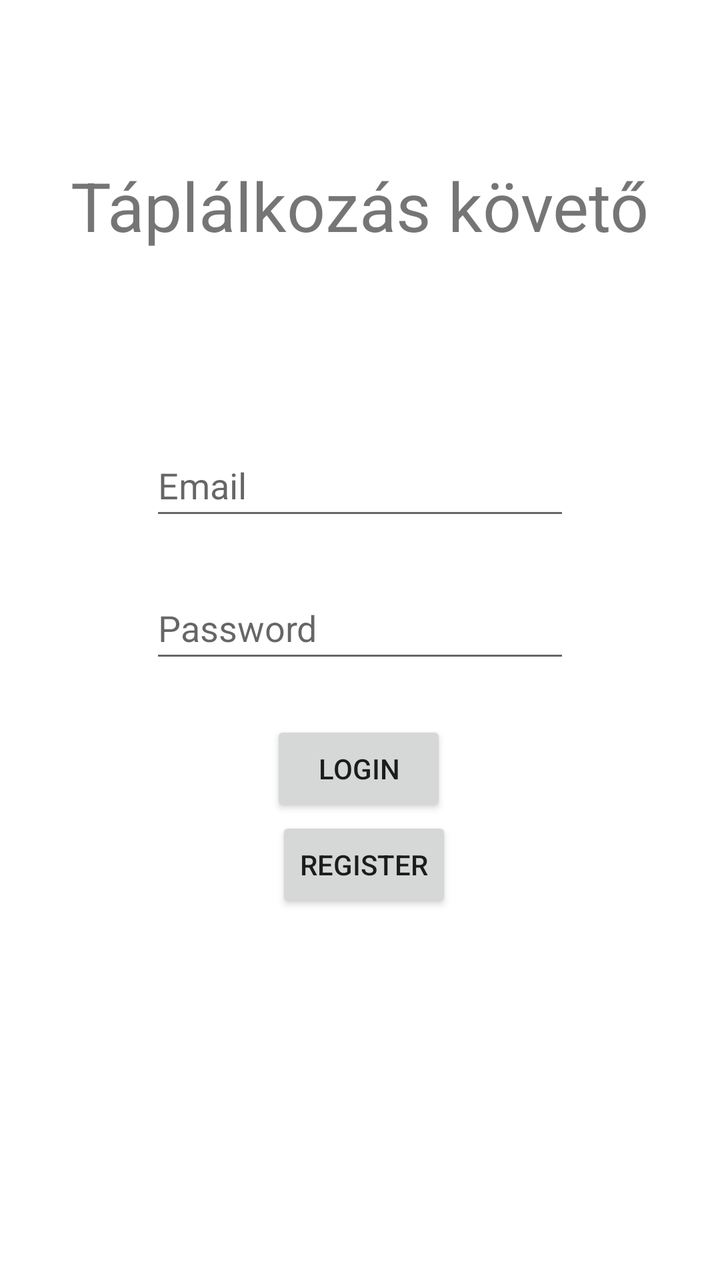
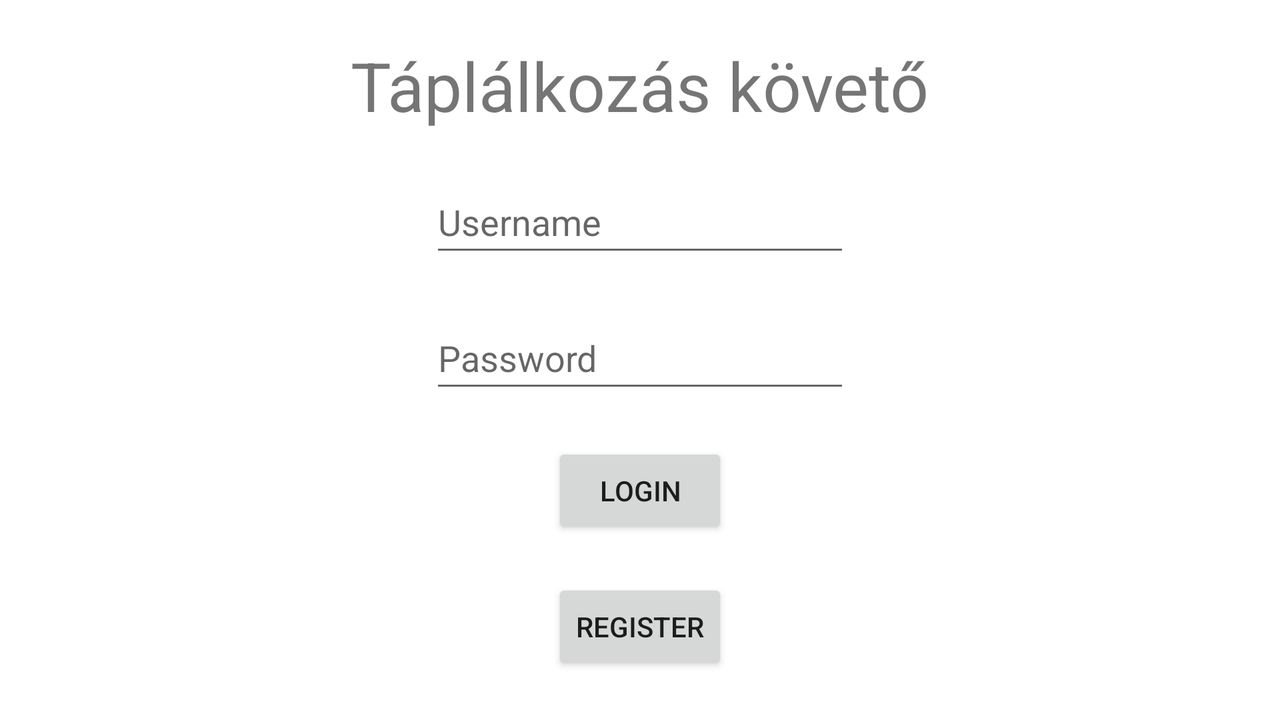

An Android layout and its configuration variant, each rendered on a device that would load it. The default file and the variant file are quoted in full after the pictures.
<!-- AndroidManifest.xml: application theme Theme.TaplalkozasKoveto -->
<!-- res/layout/activity_main.xml -->
<?xml version="1.0" encoding="utf-8"?>
<ScrollView
    xmlns:android="http://schemas.android.com/apk/res/android"
    xmlns:tools="http://schemas.android.com/tools"
    android:layout_width="fill_parent"
    android:layout_height="fill_parent">
<androidx.constraintlayout.widget.ConstraintLayout
    xmlns:app="http://schemas.android.com/apk/res-auto"
    android:layout_width="match_parent"
    android:layout_height="wrap_content"
    tools:context=".MainActivity">

    <TextView
        android:id="@+id/textView"
        android:layout_width="wrap_content"
        android:layout_height="wrap_content"
        android:text="@string/taplalkozas_koveto"
        android:textSize="34sp"
        app:layout_constraintBottom_toBottomOf="parent"
        app:layout_constraintLeft_toLeftOf="parent"
        app:layout_constraintRight_toRightOf="parent"
        app:layout_constraintTop_toTopOf="parent"
        app:layout_constraintVertical_bias="0.195" />

    <EditText
        android:id="@+id/editTextEmail"
        android:layout_width="wrap_content"
        android:layout_height="wrap_content"
        android:ems="10"
        android:hint="@string/email"
        android:inputType="textEmailAddress"
        android:minHeight="48dp"
        app:layout_constraintBottom_toBottomOf="parent"
        app:layout_constraintEnd_toEndOf="parent"
        app:layout_constraintStart_toStartOf="parent"
        app:layout_constraintTop_toBottomOf="@+id/textView"
        app:layout_constraintVertical_bias="0.323"
        android:autofillHints="" />

    <EditText
        android:id="@+id/editTextPassword"
        android:layout_width="210dp"
        android:layout_height="wrap_content"
        android:ems="10"
        android:hint="@string/password"
        android:inputType="textPassword"
        android:minHeight="48dp"
        app:layout_constraintBottom_toBottomOf="parent"
        app:layout_constraintEnd_toEndOf="parent"
        app:layout_constraintStart_toStartOf="parent"
        app:layout_constraintTop_toBottomOf="@+id/editTextEmail"
        app:layout_constraintVertical_bias="0.164"
        android:autofillHints="" />

    <Button
        android:id="@+id/buttonLogin"
        android:onClick="login"
        android:layout_width="wrap_content"
        android:layout_height="wrap_content"
        android:layout_marginTop="24dp"
        android:text="@string/login"
        app:layout_constraintEnd_toEndOf="parent"
        app:layout_constraintHorizontal_bias="0.498"
        app:layout_constraintStart_toStartOf="parent"
        app:layout_constraintTop_toBottomOf="@+id/editTextPassword"
        tools:ignore="UsingOnClickInXml" />

    <Button
        android:id="@+id/buttonRegister"
        android:onClick="register"
        android:layout_width="wrap_content"
        android:layout_height="wrap_content"
        android:text="@string/register"
        app:layout_constraintBottom_toBottomOf="parent"
        app:layout_constraintEnd_toEndOf="parent"
        app:layout_constraintHorizontal_bias="0.507"
        app:layout_constraintStart_toStartOf="parent"
        app:layout_constraintTop_toBottomOf="@+id/buttonLogin"
        app:layout_constraintVertical_bias="0.077"
        tools:ignore="UsingOnClickInXml" />

</androidx.constraintlayout.widget.ConstraintLayout>
</ScrollView>
<!-- resources referenced by this layout -->
<resources>
  <string name="email">Email</string>
  <string name="login">Login</string>
  <string name="password">Password</string>
  <string name="register">Register</string>
  <string name="taplalkozas_koveto">Táplálkozás követő</string>
  <style name="Theme.TaplalkozasKoveto" parent="Theme.MaterialComponents.DayNight.DarkActionBar">
          
          <item name="colorPrimary">@color/purple_500</item>
          <item name="colorPrimaryVariant">@color/purple_700</item>
          <item name="colorOnPrimary">@color/white</item>
          
          <item name="colorSecondary">@color/teal_200</item>
          <item name="colorSecondaryVariant">@color/teal_700</item>
          <item name="colorOnSecondary">@color/black</item>
          
          <item name="android:statusBarColor" tools:targetApi="l">?attr/colorPrimaryVariant</item>
          
      </style>
</resources>
<!-- res/layout-land/activity_main.xml (the author's variant of the layout above) -->
<!-- drawn on the phone turned sideways -->
<?xml version="1.0" encoding="utf-8"?>
<ScrollView
    xmlns:android="http://schemas.android.com/apk/res/android"
    android:layout_width="fill_parent"
    android:layout_height="fill_parent">
<LinearLayout
    xmlns:app="http://schemas.android.com/apk/res-auto"
    xmlns:tools="http://schemas.android.com/tools"
    android:layout_width="match_parent"
    android:layout_height="wrap_content"
    android:orientation="vertical"
    tools:context=".MainActivity">


    <TextView
        android:id="@+id/textView"
        android:layout_width="wrap_content"
        android:layout_height="wrap_content"
        android:layout_gravity="center"
        android:layout_marginTop="20dp"
        android:text="@string/taplalkozas_koveto"
        android:textSize="34sp" />

    <EditText
        android:id="@+id/editTextUsername"
        android:layout_width="wrap_content"
        android:layout_height="wrap_content"
        android:layout_marginTop="20dp"
        android:layout_gravity="center"
        android:ems="10"
        android:hint="@string/username"
        android:inputType="text"
        android:minHeight="48dp" />

    <EditText
        android:id="@+id/editTextPassword"
        android:layout_width="210dp"
        android:layout_height="wrap_content"
        android:ems="10"
        android:hint="@string/password"
        android:inputType="textPassword"
        android:minHeight="48dp"
        android:layout_marginTop="20dp"
        android:layout_gravity="center"/>

    <Button
        android:id="@+id/buttonLogin"
        android:onClick="login"
        android:layout_width="wrap_content"
        android:layout_height="wrap_content"
        android:layout_marginTop="20dp"
        android:layout_gravity="center"
        android:text="@string/login"
       />

    <Button
        android:id="@+id/buttonRegister"
        android:onClick="register"
        android:layout_width="wrap_content"
        android:layout_height="wrap_content"
        android:text="@string/register"
        app:layout_constraintBottom_toBottomOf="parent"
        app:layout_constraintEnd_toEndOf="parent"
        app:layout_constraintHorizontal_bias="0.507"
        app:layout_constraintStart_toStartOf="parent"
        app:layout_constraintTop_toBottomOf="@+id/buttonLogin"
        app:layout_constraintVertical_bias="0.077"
        android:layout_marginTop="20dp"
        android:layout_gravity="center"/>

</LinearLayout>
</ScrollView>
<!-- resources referenced by the variant -->
<!-- as the phone turned sideways resolves them -->
<resources>
  <string name="login">Login</string>
  <string name="password">Password</string>
  <string name="register">Register</string>
  <string name="taplalkozas_koveto">Táplálkozás követő</string>
  <string name="username">Username</string>
  <style name="Theme.TaplalkozasKoveto" parent="Theme.MaterialComponents.DayNight.DarkActionBar">
          
          <item name="colorPrimary">@color/purple_500</item>
          <item name="colorPrimaryVariant">@color/purple_700</item>
          <item name="colorOnPrimary">@color/white</item>
          
          <item name="colorSecondary">@color/teal_200</item>
          <item name="colorSecondaryVariant">@color/teal_700</item>
          <item name="colorOnSecondary">@color/black</item>
          
          <item name="android:statusBarColor" tools:targetApi="l">?attr/colorPrimaryVariant</item>
          
      </style>
</resources>
